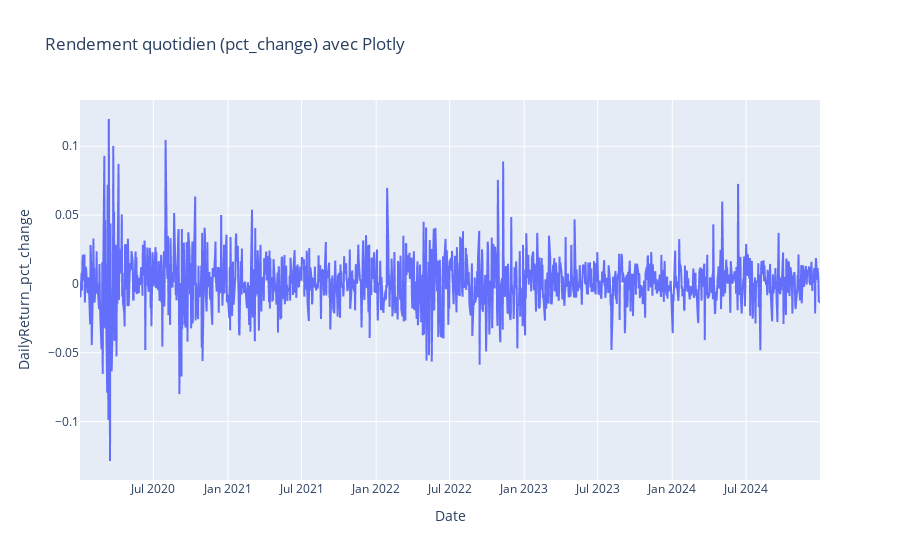

Here is the notebook cell this chart was saved with:
### Code cell
fig = px.line(apple, 
              x = apple.index, 
              y = "DailyReturn_pct_change", 
              title="Rendement quotidien (pct_change) avec Plotly")
fig.show()

### Figure 1 — Plotly figure (JSON) as saved in the notebook; plotly's stock layout.template omitted (floating-point values rounded to 4 significant figures; data arrays with more than 128 entries replaced by an {"elided": "..."} marker saying what was removed)
{"data": [{"hovertemplate": "Date=%{x}<br>DailyReturn_pct_change=%{y}<extra></extra>", "legendgroup": "", "line": {"color": "#636efa", "dash": "solid"}, "marker": {"symbol": "circle"}, "mode": "lines", "name": "", "showlegend": false, "type": "scattergl", "x": {"elided": "1257 str values"}, "xaxis": "x", "y": {"elided": "1257 float values"}, "yaxis": "y"}], "layout": {"legend": {"tracegroupgap": 0}, "title": {"text": "Rendement quotidien (pct_change) avec Plotly"}, "xaxis": {"anchor": "y", "domain": [0, 1], "title": {"text": "Date"}}, "yaxis": {"anchor": "x", "domain": [0, 1], "title": {"text": "DailyReturn_pct_change"}}}}
